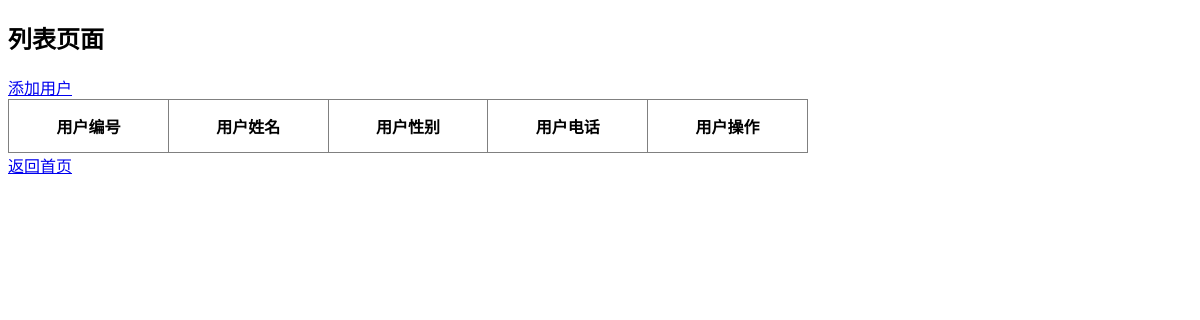
The page /list/ on the database as committed earlier.
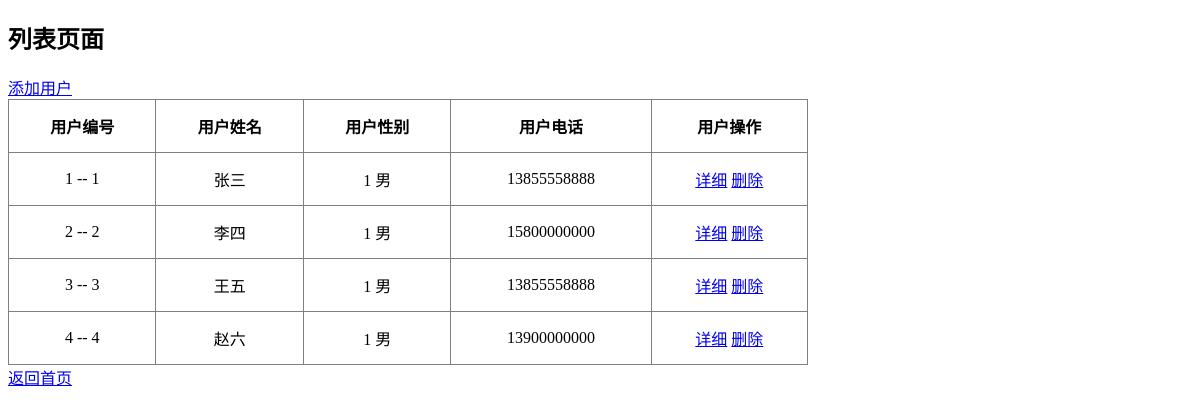
The same page on the database as committed later.
### blog/models.py (models this page shows, shortened)
class UserInfo(models.Model):
    username = models.CharField(max_length=50)
    password = models.CharField(max_length=50)
    gender = models.CharField(max_length=1, choices=(("1", "男"), ("0", "女")))
    age = models.IntegerField()
    phone = models.CharField(max_length=20)

### blog/views.py (the view)
# urls.py: url(r"^list/$", list, name="list"),
def list(request):
    users = UserInfo.objects.all()
    return render(request, "blog/list.html", {"users": users})

### template/blog/list.html (shortened to what this page needs)
<!DOCTYPE html>
<html lang="en">
<head>
    <link rel="stylesheet" href="/static/css/main.css">
</head>
<body>
    <h2>列表页面</h2>
    <a href="{% url 'blog:adduser' %}">添加用户</a>
    <table class="userList">
        <thead>
        <tr>
            <th>用户编号</th>
            <th>用户姓名</th>
            <th>用户性别</th>
            <th>用户电话</th>
            <th>用户操作</th>
        </tr>
        </thead>
        <tbody>
            {% for user in users %}
            <tr>
                <td>{{ user.id }} -- {{ forloop.counter}}</td>
                <td>{{ user.username }}</td>
                <td> {{user.gender}}
                    {% if user.gender %}
                        男
                    {% else %}
                        女
                    {% endif %}
                </td>
                <td>{{ user.phone }}</td>
                <td>
                    <a href="{% url 'blog:detail' user.id %}">详细</a>
                    <a href="{% url 'blog:delete' user.id %}">删除</a>
                </td>
            </tr>
            {% endfor %}
        </tbody>
    </table>
    <a href="{% url 'blog:index' %}"> 返回首页 </a>
</body>
</html>

### static/css/main.css (style rules this page uses)
table.userList { width:800px; height:auto; border: 1px solid grey; border-collapse: collapse; }
table.userList tr th,td { height:50px; border: 1px solid grey; text-align: center; }

Rows that differ between the two databases and show on the page:
added UserInfo: id "1", username "张三", gender "1", shows "男", phone "13855558888"
added UserInfo: id "2", username "李四", gender "1", shows "男", phone "15800000000"
added UserInfo: id "3", username "王五", gender "1", shows "男", phone "13855558888"
added UserInfo: id "4", username "赵六", gender "1", shows "男", phone "13900000000"
